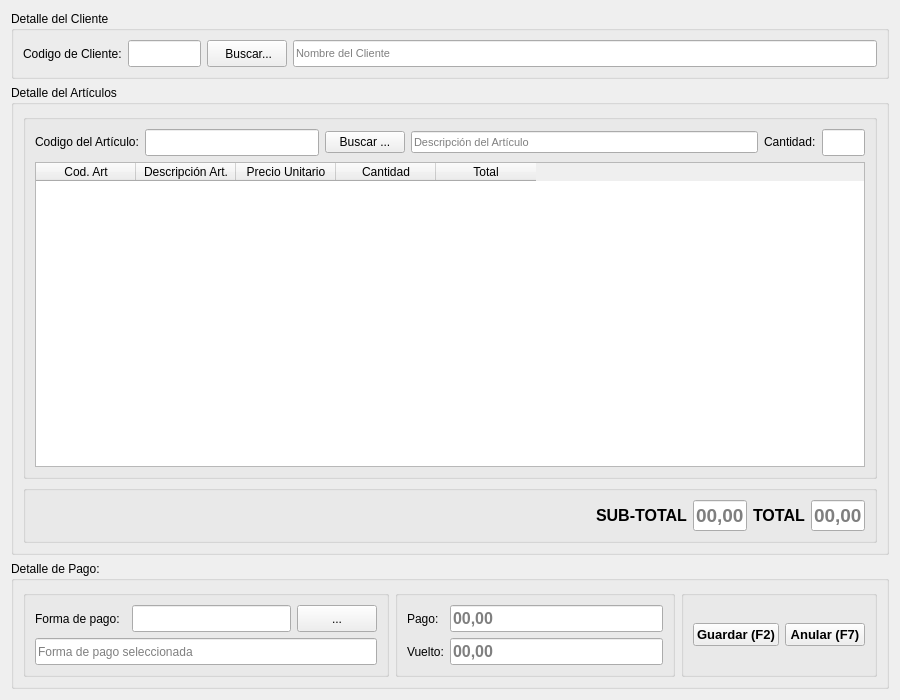
<?xml version="1.0" encoding="UTF-8"?>
<ui version="4.0">
 <class>Form</class>
 <widget class="QWidget" name="Form">
  <property name="geometry">
   <rect>
    <x>0</x>
    <y>0</y>
    <width>900</width>
    <height>700</height>
   </rect>
  </property>
  <property name="minimumSize">
   <size>
    <width>900</width>
    <height>700</height>
   </size>
  </property>
  <property name="maximumSize">
   <size>
    <width>900</width>
    <height>700</height>
   </size>
  </property>
  <property name="windowTitle">
   <string>Venta Rápida</string>
  </property>
  <layout class="QGridLayout" name="gridLayout_10" rowstretch="0,100,0">
   <item row="1" column="0">
    <widget class="QGroupBox" name="groupBox_8">
     <property name="title">
      <string>Detalle del Artículos</string>
     </property>
     <layout class="QGridLayout" name="gridLayout_9">
      <item row="0" column="0">
       <widget class="QGroupBox" name="groupBox_9">
        <property name="title">
         <string/>
        </property>
        <layout class="QGridLayout" name="gridLayout_8" columnstretch="10,40,10,80,10,10">
         <item row="0" column="2">
          <widget class="QPushButton" name="pushButton_2">
           <property name="sizePolicy">
            <sizepolicy hsizetype="Expanding" vsizetype="Fixed">
             <horstretch>0</horstretch>
             <verstretch>0</verstretch>
            </sizepolicy>
           </property>
           <property name="text">
            <string>Buscar ...</string>
           </property>
          </widget>
         </item>
         <item row="0" column="1">
          <widget class="QLineEdit" name="lineEdit_4">
           <property name="sizePolicy">
            <sizepolicy hsizetype="Expanding" vsizetype="Fixed">
             <horstretch>0</horstretch>
             <verstretch>0</verstretch>
            </sizepolicy>
           </property>
           <property name="font">
            <font>
             <pointsize>12</pointsize>
             <weight>75</weight>
             <bold>true</bold>
            </font>
           </property>
          </widget>
         </item>
         <item row="0" column="0">
          <widget class="QLabel" name="label_4">
           <property name="sizePolicy">
            <sizepolicy hsizetype="Expanding" vsizetype="Fixed">
             <horstretch>0</horstretch>
             <verstretch>0</verstretch>
            </sizepolicy>
           </property>
           <property name="text">
            <string>Codigo del Artículo:</string>
           </property>
          </widget>
         </item>
         <item row="0" column="3">
          <widget class="QLineEdit" name="lineEdit_5">
           <property name="sizePolicy">
            <sizepolicy hsizetype="Expanding" vsizetype="Fixed">
             <horstretch>0</horstretch>
             <verstretch>0</verstretch>
            </sizepolicy>
           </property>
           <property name="font">
            <font>
             <pointsize>8</pointsize>
             <weight>50</weight>
             <bold>false</bold>
            </font>
           </property>
           <property name="placeholderText">
            <string>Descripción del Artículo</string>
           </property>
          </widget>
         </item>
         <item row="0" column="4">
          <widget class="QLabel" name="label_5">
           <property name="sizePolicy">
            <sizepolicy hsizetype="Preferred" vsizetype="Fixed">
             <horstretch>0</horstretch>
             <verstretch>0</verstretch>
            </sizepolicy>
           </property>
           <property name="text">
            <string>Cantidad:</string>
           </property>
          </widget>
         </item>
         <item row="0" column="5">
          <widget class="QLineEdit" name="lineEdit_11">
           <property name="sizePolicy">
            <sizepolicy hsizetype="Expanding" vsizetype="Fixed">
             <horstretch>0</horstretch>
             <verstretch>0</verstretch>
            </sizepolicy>
           </property>
           <property name="font">
            <font>
             <pointsize>12</pointsize>
             <weight>75</weight>
             <bold>true</bold>
            </font>
           </property>
          </widget>
         </item>
         <item row="1" column="0" colspan="6">
          <widget class="QTableWidget" name="tableWidget">
           <property name="font">
            <font>
             <pointsize>9</pointsize>
             <weight>50</weight>
             <bold>false</bold>
            </font>
           </property>
           <property name="sizeAdjustPolicy">
            <enum>QAbstractScrollArea::AdjustIgnored</enum>
           </property>
           <property name="autoScrollMargin">
            <number>16</number>
           </property>
           <property name="gridStyle">
            <enum>Qt::SolidLine</enum>
           </property>
           <column>
            <property name="text">
             <string>Cod. Art</string>
            </property>
           </column>
           <column>
            <property name="text">
             <string>Descripción Art.</string>
            </property>
           </column>
           <column>
            <property name="text">
             <string>Precio Unitario</string>
            </property>
           </column>
           <column>
            <property name="text">
             <string>Cantidad</string>
            </property>
           </column>
           <column>
            <property name="text">
             <string>Total</string>
            </property>
           </column>
          </widget>
         </item>
        </layout>
       </widget>
      </item>
      <item row="1" column="0">
       <widget class="QGroupBox" name="groupBox">
        <property name="sizePolicy">
         <sizepolicy hsizetype="Preferred" vsizetype="Fixed">
          <horstretch>0</horstretch>
          <verstretch>0</verstretch>
         </sizepolicy>
        </property>
        <property name="title">
         <string/>
        </property>
        <layout class="QGridLayout" name="gridLayout">
         <item row="0" column="1">
          <widget class="QLabel" name="label">
           <property name="sizePolicy">
            <sizepolicy hsizetype="Expanding" vsizetype="Expanding">
             <horstretch>0</horstretch>
             <verstretch>0</verstretch>
            </sizepolicy>
           </property>
           <property name="font">
            <font>
             <pointsize>12</pointsize>
             <weight>75</weight>
             <bold>true</bold>
            </font>
           </property>
           <property name="text">
            <string>SUB-TOTAL</string>
           </property>
          </widget>
         </item>
         <item row="0" column="4">
          <widget class="QLineEdit" name="lineEdit_2">
           <property name="sizePolicy">
            <sizepolicy hsizetype="Expanding" vsizetype="Expanding">
             <horstretch>0</horstretch>
             <verstretch>0</verstretch>
            </sizepolicy>
           </property>
           <property name="font">
            <font>
             <pointsize>14</pointsize>
             <weight>75</weight>
             <bold>true</bold>
            </font>
           </property>
           <property name="text">
            <string/>
           </property>
           <property name="placeholderText">
            <string>00,00</string>
           </property>
          </widget>
         </item>
         <item row="0" column="3">
          <widget class="QLabel" name="label_2">
           <property name="sizePolicy">
            <sizepolicy hsizetype="Expanding" vsizetype="Expanding">
             <horstretch>0</horstretch>
             <verstretch>0</verstretch>
            </sizepolicy>
           </property>
           <property name="font">
            <font>
             <pointsize>12</pointsize>
             <weight>75</weight>
             <bold>true</bold>
            </font>
           </property>
           <property name="text">
            <string>TOTAL</string>
           </property>
          </widget>
         </item>
         <item row="0" column="2">
          <widget class="QLineEdit" name="lineEdit">
           <property name="sizePolicy">
            <sizepolicy hsizetype="Expanding" vsizetype="Expanding">
             <horstretch>0</horstretch>
             <verstretch>0</verstretch>
            </sizepolicy>
           </property>
           <property name="font">
            <font>
             <family>MS Shell Dlg 2</family>
             <pointsize>14</pointsize>
             <weight>75</weight>
             <bold>true</bold>
            </font>
           </property>
           <property name="styleSheet">
            <string notr="true"/>
           </property>
           <property name="placeholderText">
            <string>00,00</string>
           </property>
          </widget>
         </item>
         <item row="0" column="0">
          <spacer name="horizontalSpacer_5">
           <property name="orientation">
            <enum>Qt::Horizontal</enum>
           </property>
           <property name="sizeHint" stdset="0">
            <size>
             <width>700</width>
             <height>20</height>
            </size>
           </property>
          </spacer>
         </item>
        </layout>
       </widget>
      </item>
     </layout>
    </widget>
   </item>
   <item row="2" column="0">
    <widget class="QGroupBox" name="groupBox_4">
     <property name="title">
      <string>Detalle de Pago:</string>
     </property>
     <layout class="QGridLayout" name="gridLayout_4">
      <item row="0" column="0">
       <widget class="QGroupBox" name="groupBox_5">
        <property name="title">
         <string/>
        </property>
        <layout class="QGridLayout" name="gridLayout_5">
         <item row="0" column="0">
          <widget class="QLabel" name="label_6">
           <property name="text">
            <string>Forma de pago:</string>
           </property>
          </widget>
         </item>
         <item row="0" column="3">
          <widget class="QPushButton" name="pushButton_3">
           <property name="sizePolicy">
            <sizepolicy hsizetype="Expanding" vsizetype="Expanding">
             <horstretch>0</horstretch>
             <verstretch>0</verstretch>
            </sizepolicy>
           </property>
           <property name="text">
            <string>...</string>
           </property>
          </widget>
         </item>
         <item row="0" column="2">
          <widget class="QLineEdit" name="lineEdit_6">
           <property name="sizePolicy">
            <sizepolicy hsizetype="Expanding" vsizetype="Expanding">
             <horstretch>0</horstretch>
             <verstretch>0</verstretch>
            </sizepolicy>
           </property>
           <property name="font">
            <font>
             <pointsize>12</pointsize>
             <weight>75</weight>
             <bold>true</bold>
            </font>
           </property>
          </widget>
         </item>
         <item row="1" column="0" colspan="4">
          <widget class="QLineEdit" name="lineEdit_8">
           <property name="sizePolicy">
            <sizepolicy hsizetype="Expanding" vsizetype="Expanding">
             <horstretch>0</horstretch>
             <verstretch>0</verstretch>
            </sizepolicy>
           </property>
           <property name="font">
            <font>
             <pointsize>9</pointsize>
             <weight>50</weight>
             <bold>false</bold>
            </font>
           </property>
           <property name="placeholderText">
            <string>Forma de pago seleccionada</string>
           </property>
          </widget>
         </item>
        </layout>
       </widget>
      </item>
      <item row="0" column="1">
       <widget class="QGroupBox" name="groupBox_6">
        <property name="title">
         <string/>
        </property>
        <layout class="QGridLayout" name="gridLayout_6">
         <item row="0" column="0">
          <widget class="QLabel" name="label_7">
           <property name="text">
            <string>Pago:</string>
           </property>
          </widget>
         </item>
         <item row="1" column="0">
          <widget class="QLabel" name="label_8">
           <property name="text">
            <string>Vuelto:</string>
           </property>
          </widget>
         </item>
         <item row="1" column="1">
          <widget class="QLineEdit" name="lineEdit_10">
           <property name="sizePolicy">
            <sizepolicy hsizetype="Expanding" vsizetype="Expanding">
             <horstretch>0</horstretch>
             <verstretch>0</verstretch>
            </sizepolicy>
           </property>
           <property name="font">
            <font>
             <pointsize>12</pointsize>
             <weight>75</weight>
             <bold>true</bold>
            </font>
           </property>
           <property name="styleSheet">
            <string notr="true">lineEdit_10{
color: red;
}</string>
           </property>
           <property name="placeholderText">
            <string>00,00</string>
           </property>
          </widget>
         </item>
         <item row="0" column="1">
          <widget class="QLineEdit" name="lineEdit_9">
           <property name="sizePolicy">
            <sizepolicy hsizetype="Expanding" vsizetype="Expanding">
             <horstretch>0</horstretch>
             <verstretch>0</verstretch>
            </sizepolicy>
           </property>
           <property name="font">
            <font>
             <pointsize>12</pointsize>
             <weight>75</weight>
             <bold>true</bold>
            </font>
           </property>
           <property name="placeholderText">
            <string>00,00</string>
           </property>
          </widget>
         </item>
        </layout>
       </widget>
      </item>
      <item row="0" column="2">
       <widget class="QGroupBox" name="groupBox_7">
        <property name="title">
         <string/>
        </property>
        <layout class="QGridLayout" name="gridLayout_7">
         <item row="1" column="1">
          <widget class="QPushButton" name="pushButton_5">
           <property name="font">
            <font>
             <pointsize>10</pointsize>
             <weight>75</weight>
             <bold>true</bold>
            </font>
           </property>
           <property name="text">
            <string>Anular (F7)</string>
           </property>
           <property name="icon">
            <iconset>
             <normaloff>../iconos/borrar.png</normaloff>../iconos/borrar.png</iconset>
           </property>
           <property name="iconSize">
            <size>
             <width>30</width>
             <height>30</height>
            </size>
           </property>
          </widget>
         </item>
         <item row="1" column="0">
          <widget class="QPushButton" name="pushButton_4">
           <property name="font">
            <font>
             <pointsize>10</pointsize>
             <weight>75</weight>
             <bold>true</bold>
            </font>
           </property>
           <property name="text">
            <string>Guardar (F2)</string>
           </property>
           <property name="icon">
            <iconset>
             <normaloff>../iconos/nuevo.png</normaloff>../iconos/nuevo.png</iconset>
           </property>
           <property name="iconSize">
            <size>
             <width>30</width>
             <height>30</height>
            </size>
           </property>
          </widget>
         </item>
        </layout>
       </widget>
      </item>
     </layout>
    </widget>
   </item>
   <item row="0" column="0">
    <widget class="QGroupBox" name="groupBox_3">
     <property name="title">
      <string>Detalle del Cliente</string>
     </property>
     <layout class="QGridLayout" name="gridLayout_3" columnstretch="0,0,10,10,80">
      <item row="0" column="0">
       <widget class="QLabel" name="label_3">
        <property name="text">
         <string>Codigo de Cliente:</string>
        </property>
       </widget>
      </item>
      <item row="0" column="3">
       <widget class="QPushButton" name="pushButton">
        <property name="sizePolicy">
         <sizepolicy hsizetype="Expanding" vsizetype="Expanding">
          <horstretch>0</horstretch>
          <verstretch>0</verstretch>
         </sizepolicy>
        </property>
        <property name="text">
         <string> Buscar...</string>
        </property>
       </widget>
      </item>
      <item row="0" column="4">
       <widget class="QLineEdit" name="lineEdit_7">
        <property name="sizePolicy">
         <sizepolicy hsizetype="Expanding" vsizetype="Expanding">
          <horstretch>0</horstretch>
          <verstretch>0</verstretch>
         </sizepolicy>
        </property>
        <property name="font">
         <font>
          <pointsize>8</pointsize>
          <weight>50</weight>
          <bold>false</bold>
         </font>
        </property>
        <property name="placeholderText">
         <string>Nombre del Cliente</string>
        </property>
       </widget>
      </item>
      <item row="0" column="1" colspan="2">
       <widget class="QLineEdit" name="lineEdit_3">
        <property name="sizePolicy">
         <sizepolicy hsizetype="Expanding" vsizetype="Expanding">
          <horstretch>0</horstretch>
          <verstretch>0</verstretch>
         </sizepolicy>
        </property>
        <property name="font">
         <font>
          <pointsize>12</pointsize>
          <weight>75</weight>
          <bold>true</bold>
         </font>
        </property>
       </widget>
      </item>
     </layout>
    </widget>
   </item>
  </layout>
 </widget>
 <resources/>
 <connections/>
</ui>
